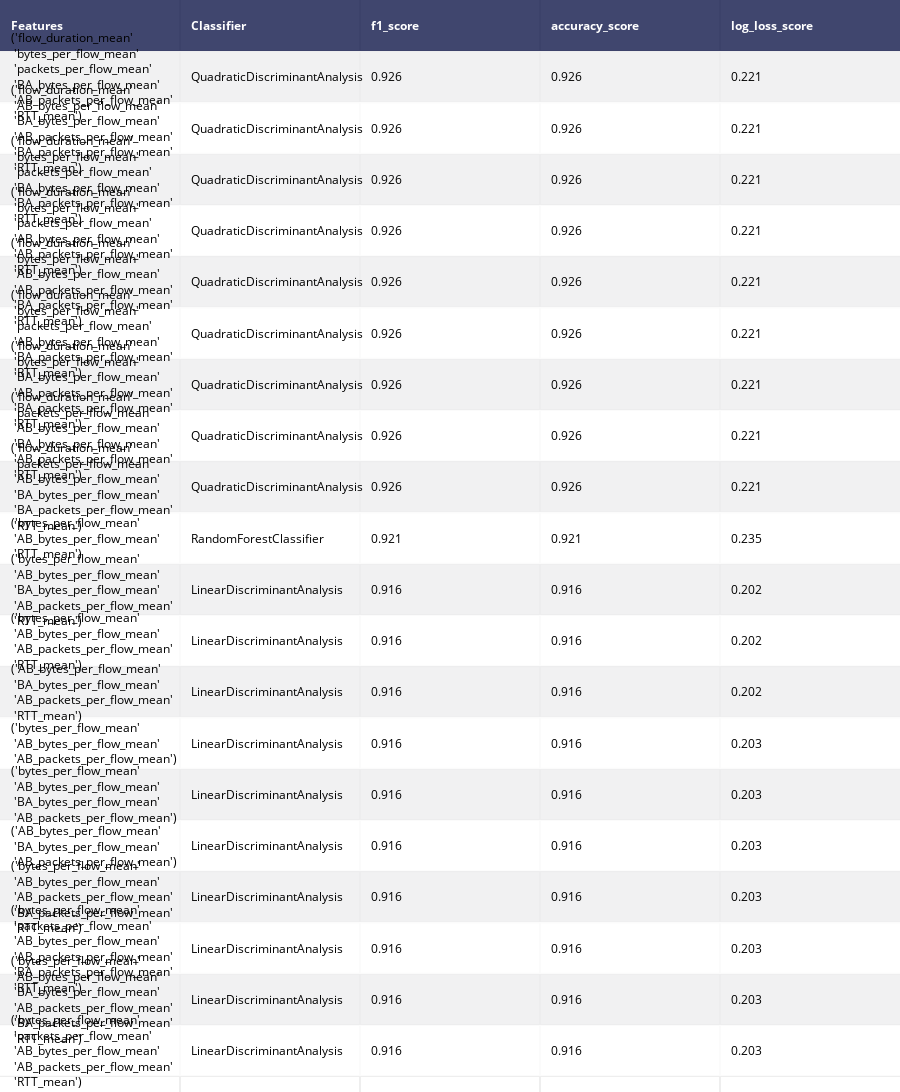
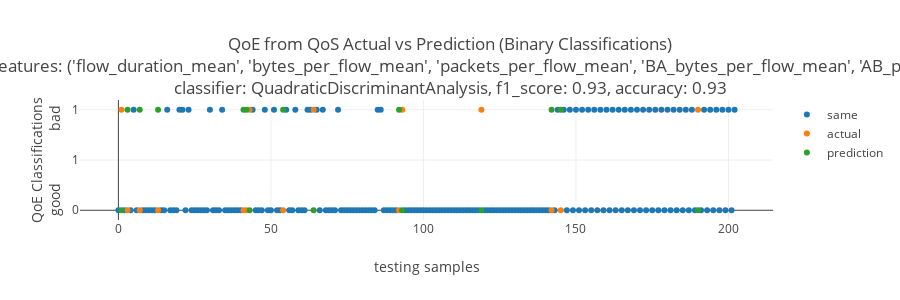
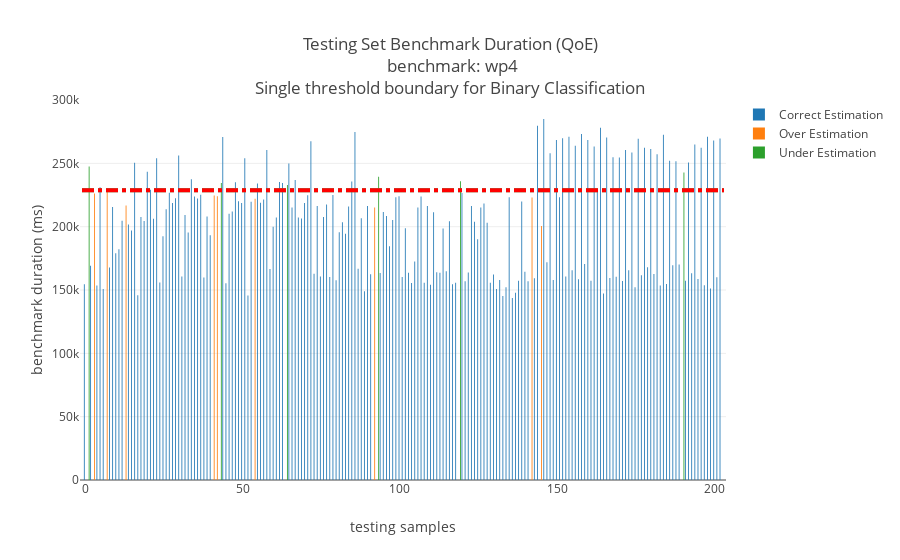

The notebook cell these images were saved under, in order:
### Code cell
#with warnings.catch_warnings():
# ignore all caught warnings
#  warnings.filterwarnings("ignore")
from warnings import simplefilter
# ignore all future warnings
simplefilter(action='ignore', category=FutureWarning)    
import itertools as it
from sklearn.metrics import confusion_matrix
from mlxtend.plotting import plot_confusion_matrix
import matplotlib.pyplot as plt
classifiers = [LogisticRegression(),
               DecisionTreeClassifier(max_depth=5),
               KNeighborsClassifier(3),
               LinearDiscriminantAnalysis(),
               RandomForestClassifier(max_depth=5,n_estimators=3, random_state=0),
               GaussianNB(),
               SVC(probability=True),
               #MLPClassifier(),
               #GaussianProcessClassifier(1.0 * RBF(1.0)),
               AdaBoostClassifier(),
               QuadraticDiscriminantAnalysis()]
#classifiers = [LogisticRegression(),DecisionTreeClassifier(max_depth=5),KNeighborsClassifier(3),
#               RandomForestClassifier(max_depth=5,n_estimators=3, random_state=0),
#               GaussianNB(),SVC(),MLPClassifier()]
#classifiers = [RandomForestClassifier(max_depth=5,n_estimators=3, random_state=0)]
classifications=[
    {
        'desc':"Binary Classifications",
        'bins':[0,indexNoStressHigh,np.inf],
        'names':[0,1],
#        'names':["good","bad"],
        'low': indexNoStressHigh,
        'high':indexNoStressHigh
    },
    {
        'desc':"Multiclass Classifications",
        'bins':[0,indexNoStressLow,indexNoStressHigh,np.inf],
        'names': [0,1,2], 
#        'names':["good","acceptable","bad"],        
        'low': indexNoStressLow,
        'high':indexNoStressHigh

        
    }
]
_features = pd.DataFrame()    
_features['flow_duration_mean'] = dfSkydiveFlowsLabeledAgg['flow_duration']['mean']
_features['bytes_per_flow_mean'] = dfSkydiveFlowsBytesPerFlowLabeledAgg['bytes_per_flow']['mean'] 
_features['packets_per_flow_mean'] = dfSkydiveFlowsPacketsPerFlowLabeledAgg['packets_per_flow']['mean'] 
_features['AB_bytes_per_flow_mean'] = dfSkydiveFlowsABBytesPerFlowLabeledAgg['AB_bytes_per_flow']['mean'] 
_features['BA_bytes_per_flow_mean'] = dfSkydiveFlowsBABytesPerFlowLabeledAgg['BA_bytes_per_flow']['mean'] 
_features['AB_packets_per_flow_mean'] = dfSkydiveFlowsABPacketsPerFlowLabeledAgg['AB_packets_per_flow']['mean'] 
_features['BA_packets_per_flow_mean'] = dfSkydiveFlowsBAPacketsPerFlowLabeledAgg['BA_packets_per_flow']['mean']
_features['RTT_mean'] = dfSkydiveFlowsRTTLabeledAgg['Metric.RTT']['mean']

_test_features = pd.DataFrame()    
_test_features['flow_duration_mean'] = dfSkydiveFlowsLabeledAggTest['flow_duration']['mean']
_test_features['bytes_per_flow_mean'] = dfSkydiveFlowsBytesPerFlowLabeledAggTest['bytes_per_flow']['mean'] 
_test_features['packets_per_flow_mean'] = dfSkydiveFlowsPacketsPerFlowLabeledAggTest['packets_per_flow']['mean'] 
_test_features['AB_bytes_per_flow_mean'] = dfSkydiveFlowsABBytesPerFlowLabeledAggTest['AB_bytes_per_flow']['mean'] 
_test_features['BA_bytes_per_flow_mean'] = dfSkydiveFlowsBABytesPerFlowLabeledAggTest['BA_bytes_per_flow']['mean'] 
_test_features['AB_packets_per_flow_mean'] = dfSkydiveFlowsABPacketsPerFlowLabeledAggTest['AB_packets_per_flow']['mean'] 
_test_features['BA_packets_per_flow_mean'] = dfSkydiveFlowsBAPacketsPerFlowLabeledAggTest['BA_packets_per_flow']['mean']
_test_features['RTT_mean'] = dfSkydiveFlowsRTTLabeledAgg['Metric.RTT']['mean']


#print("Do ML Classification")
#print("training set size",_features.shape[0])
#print("testing set size",_test_features.shape[0])
print("Examine all combinations of the features listed below:")
for f in list(_features.columns):
    print("      ",f)
print("Estimate QoE from QoS feature combinations using the classifiers listed below:")
for clf in classifiers:
    print("      ",str(clf)[0:str(clf).index('(')])
print("Estimate QoE from QoS feature combinations (descibed above) using the classifiers listed below:")
for classification in classifications:
    print("")
    print("")
    print("{}".format(classification["desc"]))    
    dfCombinationScores = pd.DataFrame(columns = ['Features','Classifier','f1_score','accuracy_score','log_loss_score'])
    #dfCombinationScores = pd.DataFrame()
    bestClassifiers = []
    qoeTables=[]
    bins = classification['bins']
    names = classification['names']
    targets = pd.cut(dfIndex['elapse_time'], bins,labels=names)
    test_targets = pd.cut( dfIndexTest['elapse_time'], bins,labels=names)
    for i in range(1,_features.shape[1]+1):
    #okfor i in range(1,2):
        for comb in it.combinations(list(_features.columns),i):
            #print(comb)
            features = pd.DataFrame()
            test_features = pd.DataFrame()
            for f in comb:
                features[f] = _features[f]
                test_features[f] = _test_features[f]
            X_train, X_test, y_train, y_test = train_test_split(features,targets, test_size=0.0, random_state=0)
            bestClassifier, qoeTable = QoEEstimator(classifiers,X_train, y_train,test_features,test_targets)
            bestClassifiers.append(bestClassifier.copy())
            qoeTables.append(qoeTable)
            dfCombinationScores = dfCombinationScores.append({
                'Features' : str(comb).replace(",","<br>"),
                'Classifier' : bestClassifier["classifier"], 
                'f1_score' :  bestClassifier["f1_score"],
                'accuracy_score' :  bestClassifier["accuracy_score"],
                #"roc_auc_score" : bestClassifier["roc_auc_score"],
                "log_loss_score" : bestClassifier["log_loss_score"]
            },ignore_index=True)
            
#    dfCombinationScores = dfCombinationScores.sort_values(by=['f1_score','accuracy_score'], ascending=False)
    dfCombinationScores = dfCombinationScores.sort_values(
#      by=['f1_score','accuracy_score',"roc_auc_score",'log_loss_score'], ascending=[False,False,False,True]).round(3).reset_index()
       by=['f1_score','accuracy_score','log_loss_score'], ascending=[False,False,True]).round(3)

    bestIndex = dfCombinationScores.index[0]
    bestClassifier = bestClassifiers[bestIndex]
    bestFeatures = dfCombinationScores.Features[bestIndex]
    qoeTable = qoeTables[bestIndex]
    
    table = ff.create_table(dfCombinationScores.head(20),height_constant=100)
    print("")
    print("The table below shows the first 20 highest scoring {}".format(classification["desc"]))
    iplot(table)
    
    print("")
    cfm = confusion_matrix(bestClassifier["y_test"],bestClassifier["y_pred"])
    fig, ax = plot_confusion_matrix(conf_mat=cfm,
                                show_absolute=True,
                                show_normed=True,
                                colorbar=True)
    plt.show()                      

    print("")
    print("The figure below illustates the best perfoming classifier from the {}".format(classification["desc"]))
    title = "QoE from QoS Actual vs Prediction<br> QoE Target: workload duration, QoS features: {} <br>classifier: {}, f1_score: {}, accuracy: {}".format(bestFeatures.replace("<br>",","),bestClassifier["classifier"],str(round(bestClassifier["f1_score"],2)),str(round(bestClassifier["accuracy_score"],2)))
    #plotModelEstimates(bestClassifier["y_test"],bestClassifier["y_pred"],'testing samples','QoE Classifications<br>0 is good  1 is bad',title,names)
    if classification["desc"] == "Binary Classifications":
        title = "QoE from QoS Actual vs Prediction (Binary Classifications)<br> QoE Target: workload duration, QoS features: {} <br>classifier: {}, f1_score: {}, accuracy: {}".format(bestFeatures.replace("<br>",","),bestClassifier["classifier"],str(round(bestClassifier["f1_score"],2)),str(round(bestClassifier["accuracy_score"],2)))

        plotModelEstimates(bestClassifier["y_test"],bestClassifier["y_pred"],'testing samples','QoE Classifications<br>good             bad',title,names)
        plotWithBoundariesAndEstimations(
            dfIndexTest,'stress_test','elapse_time',
            'testing samples','benchmark duration (ms)',
            'Testing Set Benchmark Duration (QoE)<br> benchmark: wp4<br>Single threshold boundary for Binary Classification',
            indexNoStressHigh,indexNoStressHigh,
            bestClassifier["y_test"],bestClassifier["y_pred"]
        )
    elif classification["desc"] == "Multiclass Classifications":
        title = "QoE from QoS Actual vs Prediction (Multiclass Classifications)<br> QoE Target: workload duration, QoS features: {} <br>classifier: {}, f1_score: {}, accuracy: {}".format(bestFeatures.replace("<br>",","),bestClassifier["classifier"],str(round(bestClassifier["f1_score"],2)),str(round(bestClassifier["accuracy_score"],2)))
        plotModelEstimates(bestClassifier["y_test"],bestClassifier["y_pred"],'testing samples','QoE Classifications<br>good acceptable bad',title,names)
        plotWithBoundariesAndEstimations(
            dfIndexTest,'stress_test','elapse_time',
            'testing samples',
            'benchmark duration (ms)','Testing Set Benchmark Duration (QoE)<br> benchmark: wp4<br>Multiple threshold boundaries for Multiclass Classification',
            indexNoStressLow,indexNoStressHigh,
            bestClassifier["y_test"],bestClassifier["y_pred"]
        )
    print("")
    print("The table below compares other {} using the same QoS features, i.e. {}".format(classification["desc"],bestFeatures.replace("<br>",",")))          
    iplot(qoeTable)

### Figure 1 — Plotly figure (JSON) as saved in the notebook; plotly's stock layout.template omitted (floating-point values rounded to 4 significant figures)
{"data": [{"opacity": 0.75, "z": [[0, 0, 0, 0, 0], [0.5, 0.5, 0.5, 0.5, 0.5], [1, 1, 1, 1, 1], [0.5, 0.5, 0.5, 0.5, 0.5], [1, 1, 1, 1, 1], [0.5, 0.5, 0.5, 0.5, 0.5], [1, 1, 1, 1, 1], [0.5, 0.5, 0.5, 0.5, 0.5], [1, 1, 1, 1, 1], [0.5, 0.5, 0.5, 0.5, 0.5], [1, 1, 1, 1, 1], [0.5, 0.5, 0.5, 0.5, 0.5], [1, 1, 1, 1, 1], [0.5, 0.5, 0.5, 0.5, 0.5], [1, 1, 1, 1, 1], [0.5, 0.5, 0.5, 0.5, 0.5], [1, 1, 1, 1, 1], [0.5, 0.5, 0.5, 0.5, 0.5], [1, 1, 1, 1, 1], [0.5, 0.5, 0.5, 0.5, 0.5], [1, 1, 1, 1, 1]], "uid": "5e6e0dcc-a2b7-41c6-b5a6-2a9282924537", "showscale": false, "colorscale": [[0, "#00083e"], [0.5, "#ededee"], [1, "#ffffff"]], "hoverinfo": "none", "type": "heatmap"}], "layout": {"height": 2150, "margin": {"r": 0, "b": 0, "l": 0, "t": 0}, "annotations": [{"xref": "x", "xanchor": "left", "yref": "y", "text": "<b>Features</b>", "align": "left", "y": 0, "x": -0.45, "font": {"color": "#ffffff"}, "showarrow": false}, {"xref": "x", "xanchor": "left", "yref": "y", "text": "<b>Classifier</b>", "align": "left", "y": 0, "x": 0.55, "font": {"color": "#ffffff"}, "showarrow": false}, {"xref": "x", "xanchor": "left", "yref": "y", "text": "<b>f1_score</b>", "align": "left", "y": 0, "x": 1.55, "font": {"color": "#ffffff"}, "showarrow": false}, {"xref": "x", "xanchor": "left", "yref": "y", "text": "<b>accuracy_score</b>", "align": "left", "y": 0, "x": 2.55, "font": {"color": "#ffffff"}, "showarrow": false}, {"xref": "x", "xanchor": "left", "yref": "y", "text": "<b>log_loss_score</b>", "align": "left", "y": 0, "x": 3.55, "font": {"color": "#ffffff"}, "showarrow": false}, {"xref": "x", "xanchor": "left", "yref": "y", "text": "('flow_duration_mean'<br> 'bytes_per_flow_mean'<br> 'packets_per_flow_mean'<br> 'BA_bytes_per_flow_mean'<br> 'AB_packets_per_flow_mean'<br> 'RTT_mean')", "align": "left", "y": 1, "x": -0.45, "font": {"color": "#000000"}, "showarrow": false}, {"xref": "x", "xanchor": "left", "yref": "y", "text": "QuadraticDiscriminantAnalysis", "align": "left", "y": 1, "x": 0.55, "font": {"color": "#000000"}, "showarrow": false}, {"xref": "x", "xanchor": "left", "yref": "y", "text": "0.926", "align": "left", "y": 1, "x": 1.55, "font": {"color": "#000000"}, "showarrow": false}, {"xref": "x", "xanchor": "left", "yref": "y", "text": "0.926", "align": "left", "y": 1, "x": 2.55, "font": {"color": "#000000"}, "showarrow": false}, {"xref": "x", "xanchor": "left", "yref": "y", "text": "0.221", "align": "left", "y": 1, "x": 3.55, "font": {"color": "#000000"}, "showarrow": false}, {"xref": "x", "xanchor": "left", "yref": "y", "text": "('flow_duration_mean'<br> 'AB_bytes_per_flow_mean'<br> 'BA_bytes_per_flow_mean'<br> 'AB_packets_per_flow_mean'<br> 'BA_packets_per_flow_mean'<br> 'RTT_mean')", "align": "left", "y": 2, "x": -0.45, "font": {"color": "#000000"}, "showarrow": false}, {"xref": "x", "xanchor": "left", "yref": "y", "text": "QuadraticDiscriminantAnalysis", "align": "left", "y": 2, "x": 0.55, "font": {"color": "#000000"}, "showarrow": false}, {"xref": "x", "xanchor": "left", "yref": "y", "text": "0.926", "align": "left", "y": 2, "x": 1.55, "font": {"color": "#000000"}, "showarrow": false}, {"xref": "x", "xanchor": "left", "yref": "y", "text": "0.926", "align": "left", "y": 2, "x": 2.55, "font": {"color": "#000000"}, "showarrow": false}, {"xref": "x", "xanchor": "left", "yref": "y", "text": "0.221", "align": "left", "y": 2, "x": 3.55, "font": {"color": "#000000"}, "showarrow": false}, {"xref": "x", "xanchor": "left", "yref": "y", "text": "('flow_duration_mean'<br> 'bytes_per_flow_mean'<br> 'packets_per_flow_mean'<br> 'BA_bytes_per_flow_mean'<br> 'BA_packets_per_flow_mean'<br> 'RTT_mean')", "align": "left", "y": 3, "x": -0.45, "font": {"color": "#000000"}, "showarrow": false}, {"xref": "x", "xanchor": "left", "yref": "y", "text": "QuadraticDiscriminantAnalysis", "align": "left", "y": 3, "x": 0.55, "font": {"color": "#000000"}, "showarrow": false}, {"xref": "x", "xanchor": "left", "yref": "y", "text": "0.926", "align": "left", "y": 3, "x": 1.55, "font": {"color": "#000000"}, "showarrow": false}, {"xref": "x", "xanchor": "left", "yref": "y", "text": "0.926", "align": "left", "y": 3, "x": 2.55, "font": {"color": "#000000"}, "showarrow": false}, {"xref": "x", "xanchor": "left", "yref": "y", "text": "0.221", "align": "left", "y": 3, "x": 3.55, "font": {"color": "#000000"}, "showarrow": false}, {"xref": "x", "xanchor": "left", "yref": "y", "text": "('flow_duration_mean'<br> 'bytes_per_flow_mean'<br> 'packets_per_flow_mean'<br> 'AB_bytes_per_flow_mean'<br> 'AB_packets_per_flow_mean'<br> 'RTT_mean')", "align": "left", "y": 4, "x": -0.45, "font": {"color": "#000000"}, "showarrow": false}, {"xref": "x", "xanchor": "left", "yref": "y", "text": "QuadraticDiscriminantAnalysis", "align": "left", "y": 4, "x": 0.55, "font": {"color": "#000000"}, "showarrow": false}, {"xref": "x", "xanchor": "left", "yref": "y", "text": "0.926", "align": "left", "y": 4, "x": 1.55, "font": {"color": "#000000"}, "showarrow": false}, {"xref": "x", "xanchor": "left", "yref": "y", "text": "0.926", "align": "left", "y": 4, "x": 2.55, "font": {"color": "#000000"}, "showarrow": false}, {"xref": "x", "xanchor": "left", "yref": "y", "text": "0.221", "align": "left", "y": 4, "x": 3.55, "font": {"color": "#000000"}, "showarrow": false}, {"xref": "x", "xanchor": "left", "yref": "y", "text": "('flow_duration_mean'<br> 'bytes_per_flow_mean'<br> 'AB_bytes_per_flow_mean'<br> 'AB_packets_per_flow_mean'<br> 'BA_packets_per_flow_mean'<br> 'RTT_mean')", "align": "left", "y": 5, "x": -0.45, "font": {"color": "#000000"}, "showarrow": false}, {"xref": "x", "xanchor": "left", "yref": "y", "text": "QuadraticDiscriminantAnalysis", "align": "left", "y": 5, "x": 0.55, "font": {"color": "#000000"}, "showarrow": false}, {"xref": "x", "xanchor": "left", "yref": "y", "text": "0.926", "align": "left", "y": 5, "x": 1.55, "font": {"color": "#000000"}, "showarrow": false}, {"xref": "x", "xanchor": "left", "yref": "y", "text": "0.926", "align": "left", "y": 5, "x": 2.55, "font": {"color": "#000000"}, "showarrow": false}, {"xref": "x", "xanchor": "left", "yref": "y", "text": "0.221", "align": "left", "y": 5, "x": 3.55, "font": {"color": "#000000"}, "showarrow": false}, {"xref": "x", "xanchor": "left", "yref": "y", "text": "('flow_duration_mean'<br> 'bytes_per_flow_mean'<br> 'packets_per_flow_mean'<br> 'AB_bytes_per_flow_mean'<br> 'BA_packets_per_flow_mean'<br> 'RTT_mean')", "align": "left", "y": 6, "x": -0.45, "font": {"color": "#000000"}, "showarrow": false}, {"xref": "x", "xanchor": "left", "yref": "y", "text": "QuadraticDiscriminantAnalysis", "align": "left", "y": 6, "x": 0.55, "font": {"color": "#000000"}, "showarrow": false}, {"xref": "x", "xanchor": "left", "yref": "y", "text": "0.926", "align": "left", "y": 6, "x": 1.55, "font": {"color": "#000000"}, "showarrow": false}, {"xref": "x", "xanchor": "left", "yref": "y", "text": "0.926", "align": "left", "y": 6, "x": 2.55, "font": {"color": "#000000"}, "showarrow": false}, {"xref": "x", "xanchor": "left", "yref": "y", "text": "0.221", "align": "left", "y": 6, "x": 3.55, "font": {"color": "#000000"}, "showarrow": false}, {"xref": "x", "xanchor": "left", "yref": "y", "text": "('flow_duration_mean'<br> 'bytes_per_flow_mean'<br> 'BA_bytes_per_flow_mean'<br> 'AB_packets_per_flow_mean'<br> 'BA_packets_per_flow_mean'<br> 'RTT_mean')", "align": "left", "y": 7, "x": -0.45, "font": {"color": "#000000"}, "showarrow": false}, {"xref": "x", "xanchor": "left", "yref": "y", "text": "QuadraticDiscriminantAnalysis", "align": "left", "y": 7, "x": 0.55, "font": {"color": "#000000"}, "showarrow": false}, {"xref": "x", "xanchor": "left", "yref": "y", "text": "0.926", "align": "left", "y": 7, "x": 1.55, "font": {"color": "#000000"}, "showarrow": false}, {"xref": "x", "xanchor": "left", "yref": "y", "text": "0.926", "align": "left", "y": 7, "x": 2.55, "font": {"color": "#000000"}, "showarrow": false}, {"xref": "x", "xanchor": "left", "yref": "y", "text": "0.221", "align": "left", "y": 7, "x": 3.55, "font": {"color": "#000000"}, "showarrow": false}, {"xref": "x", "xanchor": "left", "yref": "y", "text": "('flow_duration_mean'<br> 'packets_per_flow_mean'<br> 'AB_bytes_per_flow_mean'<br> 'BA_bytes_per_flow_mean'<br> 'AB_packets_per_flow_mean'<br> 'RTT_mean')", "align": "left", "y": 8, "x": -0.45, "font": {"color": "#000000"}, "showarrow": false}, {"xref": "x", "xanchor": "left", "yref": "y", "text": "QuadraticDiscriminantAnalysis", "align": "left", "y": 8, "x": 0.55, "font": {"color": "#000000"}, "showarrow": false}, {"xref": "x", "xanchor": "left", "yref": "y", "text": "0.926", "align": "left", "y": 8, "x": 1.55, "font": {"color": "#000000"}, "showarrow": false}, {"xref": "x", "xanchor": "left", "yref": "y", "text": "0.926", "align": "left", "y": 8, "x": 2.55, "font": {"color": "#000000"}, "showarrow": false}, {"xref": "x", "xanchor": "left", "yref": "y", "text": "0.221", "align": "left", "y": 8, "x": 3.55, "font": {"color": "#000000"}, "showarrow": false}, {"xref": "x", "xanchor": "left", "yref": "y", "text": "('flow_duration_mean'<br> 'packets_per_flow_mean'<br> 'AB_bytes_per_flow_mean'<br> 'BA_bytes_per_flow_mean'<br> 'BA_packets_per_flow_mean'<br> 'RTT_mean')", "align": "left", "y": 9, "x": -0.45, "font": {"color": "#000000"}, "showarrow": false}, {"xref": "x", "xanchor": "left", "yref": "y", "text": "QuadraticDiscriminantAnalysis", "align": "left", "y": 9, "x": 0.55, "font": {"color": "#000000"}, "showarrow": false}, {"xref": "x", "xanchor": "left", "yref": "y", "text": "0.926", "align": "left", "y": 9, "x": 1.55, "font": {"color": "#000000"}, "showarrow": false}, {"xref": "x", "xanchor": "left", "yref": "y", "text": "0.926", "align": "left", "y": 9, "x": 2.55, "font": {"color": "#000000"}, "showarrow": false}, {"xref": "x", "xanchor": "left", "yref": "y", "text": "0.221", "align": "left", "y": 9, "x": 3.55, "font": {"color": "#000000"}, "showarrow": false}, {"xref": "x", "xanchor": "left", "yref": "y", "text": "('bytes_per_flow_mean'<br> 'AB_bytes_per_flow_mean'<br> 'RTT_mean')", "align": "left", "y": 10, "x": -0.45, "font": {"color": "#000000"}, "showarrow": false}, {"xref": "x", "xanchor": "left", "yref": "y", "text": "RandomForestClassifier", "align": "left", "y": 10, "x": 0.55, "font": {"color": "#000000"}, "showarrow": false}, {"xref": "x", "xanchor": "left", "yref": "y", "text": "0.921", "align": "left", "y": 10, "x": 1.55, "font": {"color": "#000000"}, "showarrow": false}, {"xref": "x", "xanchor": "left", "yref": "y", "text": "0.921", "align": "left", "y": 10, "x": 2.55, "font": {"color": "#000000"}, "showarrow": false}, {"xref": "x", "xanchor": "left", "yref": "y", "text": "0.235", "align": "left", "y": 10, "x": 3.55, "font": {"color": "#000000"}, "showarrow": false}, {"xref": "x", "xanchor": "left", "yref": "y", "text": "('bytes_per_flow_mean'<br> 'AB_bytes_per_flow_mean'<br> 'BA_bytes_per_flow_mean'<br> 'AB_packets_per_flow_mean'<br> 'RTT_mean')", "align": "left", "y": 11, "x": -0.45, "font": {"color": "#000000"}, "showarrow": false}, {"xref": "x", "xanchor": "left", "yref": "y", "text": "LinearDiscriminantAnalysis", "align": "left", "y": 11, "x": 0.55, "font": {"color": "#000000"}, "showarrow": false}, {"xref": "x", "xanchor": "left", "yref": "y", "text": "0.916", "align": "left", "y": 11, "x": 1.55, "font": {"color": "#000000"}, "showarrow": false}, {"xref": "x", "xanchor": "left", "yref": "y", "text": "0.916", "align": "left", "y": 11, "x": 2.55, "font": {"color": "#000000"}, "showarrow": false}, {"xref": "x", "xanchor": "left", "yref": "y", "text": "0.202", "align": "left", "y": 11, "x": 3.55, "font": {"color": "#000000"}, "showarrow": false}, {"xref": "x", "xanchor": "left", "yref": "y", "text": "('bytes_per_flow_mean'<br> 'AB_bytes_per_flow_mean'<br> 'AB_packets_per_flow_mean'<br> 'RTT_mean')", "align": "left", "y": 12, "x": -0.45, "font": {"color": "#000000"}, "showarrow": false}, {"xref": "x", "xanchor": "left", "yref": "y", "text": "LinearDiscriminantAnalysis", "align": "left", "y": 12, "x": 0.55, "font": {"color": "#000000"}, "showarrow": false}, {"xref": "x", "xanchor": "left", "yref": "y", "text": "0.916", "align": "left", "y": 12, "x": 1.55, "font": {"color": "#000000"}, "showarrow": false}, {"xref": "x", "xanchor": "left", "yref": "y", "text": "0.916", "align": "left", "y": 12, "x": 2.55, "font": {"color": "#000000"}, "showarrow": false}, {"xref": "x", "xanchor": "left", "yref": "y", "text": "0.202", "align": "left", "y": 12, "x": 3.55, "font": {"color": "#000000"}, "showarrow": false}, {"xref": "x", "xanchor": "left", "yref": "y", "text": "('AB_bytes_per_flow_mean'<br> 'BA_bytes_per_flow_mean'<br> 'AB_packets_per_flow_mean'<br> 'RTT_mean')", "align": "left", "y": 13, "x": -0.45, "font": {"color": "#000000"}, "showarrow": false}, {"xref": "x", "xanchor": "left", "yref": "y", "text": "LinearDiscriminantAnalysis", "align": "left", "y": 13, "x": 0.55, "font": {"color": "#000000"}, "showarrow": false}, {"xref": "x", "xanchor": "left", "yref": "y", "text": "0.916", "align": "left", "y": 13, "x": 1.55, "font": {"color": "#000000"}, "showarrow": false}, {"xref": "x", "xanchor": "left", "yref": "y", "text": "0.916", "align": "left", "y": 13, "x": 2.55, "font": {"color": "#000000"}, "showarrow": false}, {"xref": "x", "xanchor": "left", "yref": "y", "text": "0.202", "align": "left", "y": 13, "x": 3.55, "font": {"color": "#000000"}, "showarrow": false}, {"xref": "x", "xanchor": "left", "yref": "y", "text": "('bytes_per_flow_mean'<br> 'AB_bytes_per_flow_mean'<br> 'AB_packets_per_flow_mean')", "align": "left", "y": 14, "x": -0.45, "font": {"color": "#000000"}, "showarrow": false}, {"xref": "x", "xanchor": "left", "yref": "y", "text": "LinearDiscriminantAnalysis", "align": "left", "y": 14, "x": 0.55, "font": {"color": "#000000"}, "showarrow": false}, {"xref": "x", "xanchor": "left", "yref": "y", "text": "0.916", "align": "left", "y": 14, "x": 1.55, "font": {"color": "#000000"}, "showarrow": false}, {"xref": "x", "xanchor": "left", "yref": "y", "text": "0.916", "align": "left", "y": 14, "x": 2.55, "font": {"color": "#000000"}, "showarrow": false}, {"xref": "x", "xanchor": "left", "yref": "y", "text": "0.203", "align": "left", "y": 14, "x": 3.55, "font": {"color": "#000000"}, "showarrow": false}, {"xref": "x", "xanchor": "left", "yref": "y", "text": "('bytes_per_flow_mean'<br> 'AB_bytes_per_flow_mean'<br> 'BA_bytes_per_flow_mean'<br> 'AB_packets_per_flow_mean')", "align": "left", "y": 15, "x": -0.45, "font": {"color": "#000000"}, "showarrow": false}, {"xref": "x", "xanchor": "left", "yref": "y", "text": "LinearDiscriminantAnalysis", "align": "left", "y": 15, "x": 0.55, "font": {"color": "#000000"}, "showarrow": false}, {"xref": "x", "xanchor": "left", "yref": "y", "text": "0.916", "align": "left", "y": 15, "x": 1.55, "font": {"color": "#000000"}, "showarrow": false}, {"xref": "x", "xanchor": "left", "yref": "y", "text": "0.916", "align": "left", "y": 15, "x": 2.55, "font": {"color": "#000000"}, "showarrow": false}, {"xref": "x", "xanchor": "left", "yref": "y", "text": "0.203", "align": "left", "y": 15, "x": 3.55, "font": {"color": "#000000"}, "showarrow": false}, {"xref": "x", "xanchor": "left", "yref": "y", "text": "('AB_bytes_per_flow_mean'<br> 'BA_bytes_per_flow_mean'<br> 'AB_packets_per_flow_mean')", "align": "left", "y": 16, "x": -0.45, "font": {"color": "#000000"}, "showarrow": false}, {"xref": "x", "xanchor": "left", "yref": "y", "text": "LinearDiscriminantAnalysis", "align": "left", "y": 16, "x": 0.55, "font": {"color": "#000000"}, "showarrow": false}, {"xref": "x", "xanchor": "left", "yref": "y", "text": "0.916", "align": "left", "y": 16, "x": 1.55, "font": {"color": "#000000"}, "showarrow": false}, {"xref": "x", "xanchor": "left", "yref": "y", "text": "0.916", "align": "left", "y": 16, "x": 2.55, "font": {"color": "#000000"}, "showarrow": false}, {"xref": "x", "xanchor": "left", "yref": "y", "text": "0.203", "align": "left", "y": 16, "x": 3.55, "font": {"color": "#000000"}, "showarrow": false}, {"xref": "x", "xanchor": "left", "yref": "y", "text": "('bytes_per_flow_mean'<br> 'AB_bytes_per_flow_mean'<br> 'AB_packets_per_flow_mean'<br> 'BA_packets_per_flow_mean'<br> 'RTT_mean')", "align": "left", "y": 17, "x": -0.45, "font": {"color": "#000000"}, "showarrow": false}, {"xref": "x", "xanchor": "left", "yref": "y", "text": "LinearDiscriminantAnalysis", "align": "left", "y": 17, "x": 0.55, "font": {"color": "#000000"}, "showarrow": false}, {"xref": "x", "xanchor": "left", "yref": "y", "text": "0.916", "align": "left", "y": 17, "x": 1.55, "font": {"color": "#000000"}, "showarrow": false}, {"xref": "x", "xanchor": "left", "yref": "y", "text": "0.916", "align": "left", "y": 17, "x": 2.55, "font": {"color": "#000000"}, "showarrow": false}, {"xref": "x", "xanchor": "left", "yref": "y", "text": "0.203", "align": "left", "y": 17, "x": 3.55, "font": {"color": "#000000"}, "showarrow": false}, {"xref": "x", "xanchor": "left", "yref": "y", "text": "('bytes_per_flow_mean'<br> 'packets_per_flow_mean'<br> 'AB_bytes_per_flow_mean'<br> 'AB_packets_per_flow_mean'<br> 'BA_packets_per_flow_mean'<br> 'RTT_mean')", "align": "left", "y": 18, "x": -0.45, "font": {"color": "#000000"}, "showarrow": false}, {"xref": "x", "xanchor": "left", "yref": "y", "text": "LinearDiscriminantAnalysis", "align": "left", "y": 18, "x": 0.55, "font": {"color": "#000000"}, "showarrow": false}, {"xref": "x", "xanchor": "left", "yref": "y", "text": "0.916", "align": "left", "y": 18, "x": 1.55, "font": {"color": "#000000"}, "showarrow": false}, {"xref": "x", "xanchor": "left", "yref": "y", "text": "0.916", "align": "left", "y": 18, "x": 2.55, "font": {"color": "#000000"}, "showarrow": false}, {"xref": "x", "xanchor": "left", "yref": "y", "text": "0.203", "align": "left", "y": 18, "x": 3.55, "font": {"color": "#000000"}, "showarrow": false}, {"xref": "x", "xanchor": "left", "yref": "y", "text": "('bytes_per_flow_mean'<br> 'AB_bytes_per_flow_mean'<br> 'BA_bytes_per_flow_mean'<br> 'AB_packets_per_flow_mean'<br> 'BA_packets_per_flow_mean'<br> 'RTT_mean')", "align": "left", "y": 19, "x": -0.45, "font": {"color": "#000000"}, "showarrow": false}, {"xref": "x", "xanchor": "left", "yref": "y", "text": "LinearDiscriminantAnalysis", "align": "left", "y": 19, "x": 0.55, "font": {"color": "#000000"}, "showarrow": false}, {"xref": "x", "xanchor": "left", "yref": "y", "text": "0.916", "align": "left", "y": 19, "x": 1.55, "font": {"color": "#000000"}, "showarrow": false}, {"xref": "x", "xanchor": "left", "yref": "y", "text": "0.916", "align": "left", "y": 19, "x": 2.55, "font": {"color": "#000000"}, "showarrow": false}, {"xref": "x", "xanchor": "left", "yref": "y", "text": "0.203", "align": "left", "y": 19, "x": 3.55, "font": {"color": "#000000"}, "showarrow": false}, {"xref": "x", "xanchor": "left", "yref": "y", "text": "('bytes_per_flow_mean'<br> 'packets_per_flow_mean'<br> 'AB_bytes_per_flow_mean'<br> 'AB_packets_per_flow_mean'<br> 'RTT_mean')", "align": "left", "y": 20, "x": -0.45, "font": {"color": "#000000"}, "showarrow": false}, {"xref": "x", "xanchor": "left", "yref": "y", "text": "LinearDiscriminantAnalysis", "align": "left", "y": 20, "x": 0.55, "font": {"color": "#000000"}, "showarrow": false}, {"xref": "x", "xanchor": "left", "yref": "y", "text": "0.916", "align": "left", "y": 20, "x": 1.55, "font": {"color": "#000000"}, "showarrow": false}, {"xref": "x", "xanchor": "left", "yref": "y", "text": "0.916", "align": "left", "y": 20, "x": 2.55, "font": {"color": "#000000"}, "showarrow": false}, {"xref": "x", "xanchor": "left", "yref": "y", "text": "0.203", "align": "left", "y": 20, "x": 3.55, "font": {"color": "#000000"}, "showarrow": false}], "xaxis": {"zeroline": false, "showticklabels": false, "tick0": -0.5, "ticks": "", "gridwidth": 2, "dtick": 1}, "yaxis": {"zeroline": false, "showticklabels": false, "tick0": 0.5, "ticks": "", "gridwidth": 2, "dtick": 1, "autorange": "reversed"}}}

### Figure 2 — Plotly figure (JSON) as saved in the notebook; plotly's stock layout.template omitted (floating-point values rounded to 4 significant figures; data arrays with more than 128 entries replaced by an {"elided": "..."} marker saying what was removed)
{"data": [{"uid": "19372b1d-053a-4b8f-8471-dda695405c67", "name": "same", "y": {"elided": "203 int values"}, "x": {"elided": "203 int values"}, "connectgaps": false, "type": "scatter", "mode": "markers"}, {"uid": "d5545eef-2c98-4e26-88ab-afc82863e197", "name": "actual", "y": {"elided": "203 int values"}, "x": {"elided": "203 int values"}, "connectgaps": false, "type": "scatter", "mode": "markers"}, {"uid": "b7de6870-fe2f-40a9-bcda-074ef667e29d", "name": "prediction", "y": {"elided": "203 int values"}, "x": {"elided": "203 int values"}, "connectgaps": false, "type": "scatter", "mode": "markers"}], "layout": {"height": 300, "yaxis": {"tickformat": ",d", "title": {"text": "QoE Classifications<br>good             bad"}}, "xaxis": {"title": {"text": "testing samples"}}, "title": {"text": "QoE from QoS Actual vs Prediction (Binary Classifications)<br> QoE Target: workload duration, QoS features: ('flow_duration_mean', 'bytes_per_flow_mean', 'packets_per_flow_mean', 'BA_bytes_per_flow_mean', 'AB_packets_per_flow_mean', 'RTT_mean') <br>classifier: QuadraticDiscriminantAnalysis, f1_score: 0.93, accuracy: 0.93"}}}

### Figure 3 — Plotly figure (JSON) as saved in the notebook; plotly's stock layout.template omitted (floating-point values rounded to 4 significant figures; data arrays with more than 128 entries replaced by an {"elided": "..."} marker saying what was removed)
{"data": [{"y": {"elided": "203 int values"}, "x": {"elided": "203 int values"}, "type": "bar", "name": "Correct Estimation", "uid": "7b69888f-614d-4495-b5ee-c6c433459f14"}, {"y": {"elided": "203 int values"}, "x": {"elided": "203 int values"}, "type": "bar", "name": "Over Estimation", "uid": "2089f301-afb5-47be-a3ae-f673de9c5094"}, {"y": {"elided": "203 int values"}, "x": {"elided": "203 int values"}, "type": "bar", "name": "Under Estimation", "uid": "091ed9f2-0837-45b1-ad9a-0e5fa3e7b074"}], "layout": {"shapes": [{"y1": 228735, "y0": 228735, "line": {"color": "rgb(50, 171, 96)", "dash": "dashdot", "width": 4}, "x1": 203, "type": "line", "x0": -1}, {"y1": 228735, "y0": 228735, "line": {"color": "rgb(255,0,0)", "dash": "dashdot", "width": 4}, "x1": 203, "type": "line", "x0": -1}], "title": {"text": "Testing Set Benchmark Duration (QoE)<br> benchmark: wp4<br>Single threshold boundary for Binary Classification"}, "xaxis": {"title": {"text": "testing samples"}}, "yaxis": {"title": {"text": "benchmark duration (ms)"}}}}
